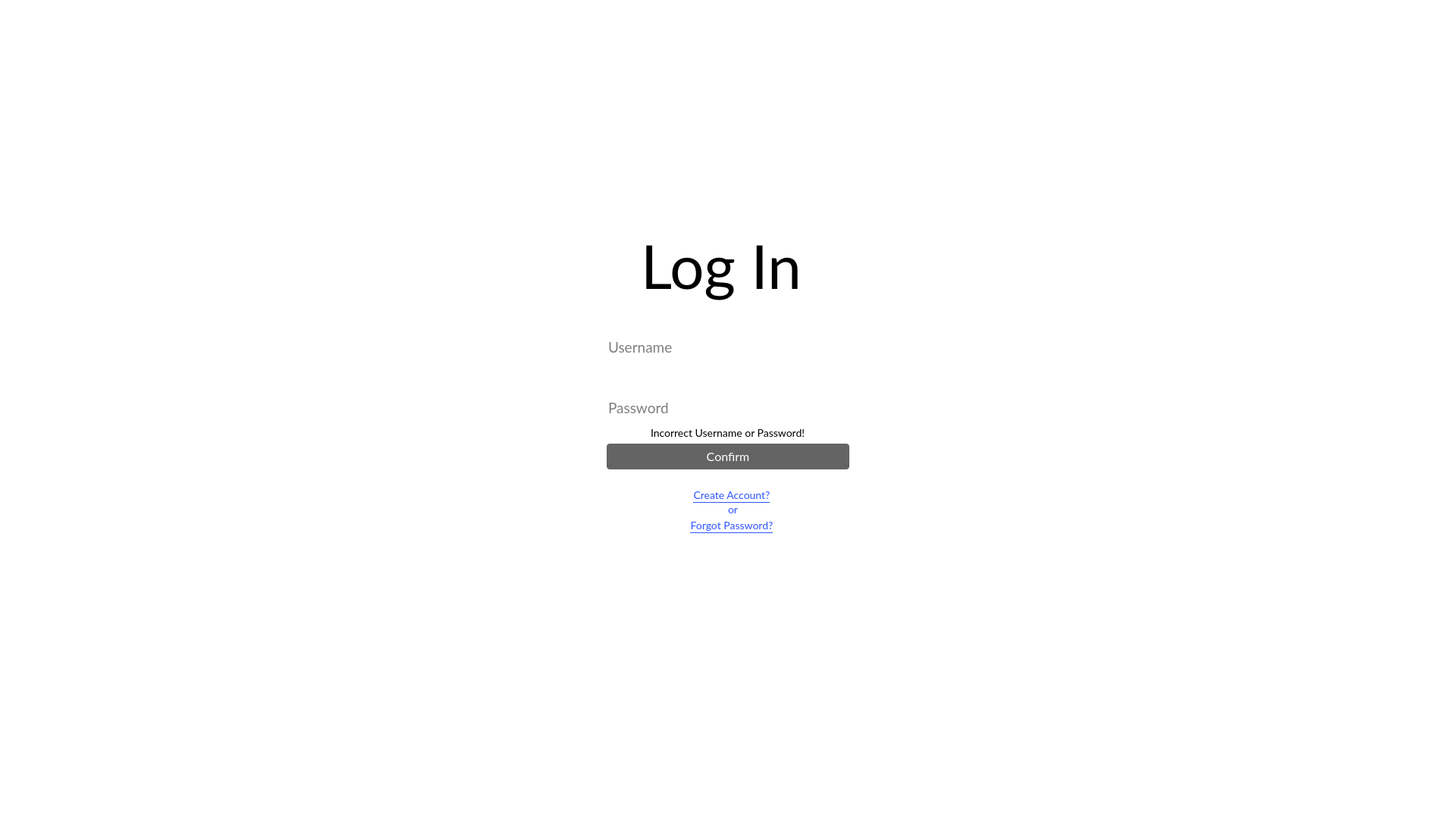
<?xml version="1.0" encoding="UTF-8"?>
<ui version="4.0">
 <class>LoginPage</class>
 <widget class="QWidget" name="LoginPage">
  <property name="geometry">
   <rect>
    <x>0</x>
    <y>0</y>
    <width>1920</width>
    <height>1080</height>
   </rect>
  </property>
  <property name="windowTitle">
   <string>Form</string>
  </property>
  <property name="styleSheet">
   <string notr="true">font-family:Lato;
background-color:transparent;</string>
  </property>
  <widget class="QLineEdit" name="username_LineEdit">
   <property name="geometry">
    <rect>
     <x>800</x>
     <y>440</y>
     <width>320</width>
     <height>36</height>
    </rect>
   </property>
   <property name="font">
    <font>
     <family>Lato</family>
     <pointsize>14</pointsize>
    </font>
   </property>
   <property name="styleSheet">
    <string notr="true">border-radius:4px;
background-color:white;
color:black;</string>
   </property>
   <property name="placeholderText">
    <string>Username</string>
   </property>
  </widget>
  <widget class="QLineEdit" name="password_LineEdit">
   <property name="geometry">
    <rect>
     <x>800</x>
     <y>520</y>
     <width>320</width>
     <height>36</height>
    </rect>
   </property>
   <property name="font">
    <font>
     <family>Lato</family>
     <pointsize>14</pointsize>
    </font>
   </property>
   <property name="styleSheet">
    <string notr="true">border-radius:4px;
background-color:white;
color:black;</string>
   </property>
   <property name="echoMode">
    <enum>QLineEdit::EchoMode::Password</enum>
   </property>
   <property name="placeholderText">
    <string>Password</string>
   </property>
  </widget>
  <widget class="QPushButton" name="confirm_btn">
   <property name="geometry">
    <rect>
     <x>800</x>
     <y>585</y>
     <width>320</width>
     <height>34</height>
    </rect>
   </property>
   <property name="styleSheet">
    <string notr="true">QPushButton{
	border:none;
	border-radius:4px;
	color:white;
	font-size:16px;
	font-family:Lato;
	background-color:rgb(100, 100, 100);
}
QPushButton:hover{
	background-color:rgb(140, 140, 140);
}</string>
   </property>
   <property name="text">
    <string>Confirm</string>
   </property>
  </widget>
  <widget class="QLabel" name="label">
   <property name="geometry">
    <rect>
     <x>845</x>
     <y>300</y>
     <width>230</width>
     <height>101</height>
    </rect>
   </property>
   <property name="font">
    <font>
     <family>Lato</family>
     <pointsize>-1</pointsize>
    </font>
   </property>
   <property name="styleSheet">
    <string notr="true">background-color:transparent;
color:black;
font-family:Lato;
font-size:80px;</string>
   </property>
   <property name="text">
    <string>Log In</string>
   </property>
  </widget>
  <widget class="QLabel" name="incorrect_data_Label">
   <property name="geometry">
    <rect>
     <x>858</x>
     <y>560</y>
     <width>211</width>
     <height>21</height>
    </rect>
   </property>
   <property name="styleSheet">
    <string notr="true">background-color:transparent;
font-size:14px;</string>
   </property>
   <property name="text">
    <string>Incorrect Username or Password!</string>
   </property>
  </widget>
  <widget class="QPushButton" name="registration_btn">
   <property name="geometry">
    <rect>
     <x>910</x>
     <y>640</y>
     <width>110</width>
     <height>25</height>
    </rect>
   </property>
   <property name="styleSheet">
    <string notr="true">text-decoration:underline;
color:rgb(47, 85, 255);
border:none;
font-size:14px;
font-family:Lato;
background-color:transparent;</string>
   </property>
   <property name="text">
    <string>Create Account?</string>
   </property>
  </widget>
  <widget class="QPushButton" name="pass_rec_btn">
   <property name="geometry">
    <rect>
     <x>905</x>
     <y>680</y>
     <width>120</width>
     <height>25</height>
    </rect>
   </property>
   <property name="styleSheet">
    <string notr="true">text-decoration:underline;
color:rgb(47, 85, 255);
border:none;
font-size:14px;
font-family:Lato;
background-color:transparent;</string>
   </property>
   <property name="text">
    <string>Forgot Password?</string>
   </property>
  </widget>
  <widget class="QLabel" name="label_2">
   <property name="geometry">
    <rect>
     <x>960</x>
     <y>663</y>
     <width>16</width>
     <height>16</height>
    </rect>
   </property>
   <property name="styleSheet">
    <string notr="true">color:rgb(47, 85, 255);
font-size:14px;
font-family:Lato;
background-color:transparent;</string>
   </property>
   <property name="text">
    <string>or</string>
   </property>
  </widget>
 </widget>
 <resources/>
 <connections/>
</ui>
